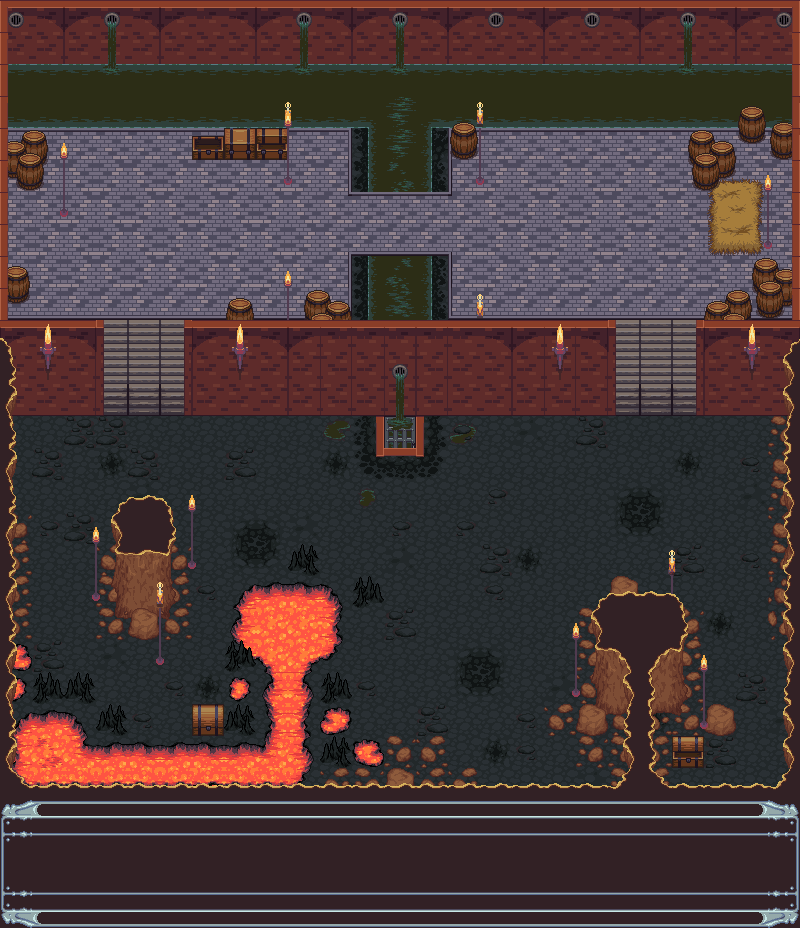

Rendered tile map (Tiled .tmx) drawn with the repository's tilesets; below, a short description and the map source with its tile grids summarised:
An orthogonal 25x29 tile map with 32x32 px tiles, 10 tile layers (Tile Layer 1, Tile Layer 8, Tile Layer 6, Tile Layer 9, ...), 12 tilesets.

<map version="1.4" tiledversion="1.4.2" orientation="orthogonal" renderorder="right-down" width="25" height="29" tilewidth="32" tileheight="32" infinite="0" nextlayerid="11" nextobjectid="1">
 <tileset firstgid="1" source="basalt.tsx" />
 <tileset firstgid="19" source="stairs.tsx" />
 <tileset firstgid="39" source="walls.tsx" />
 <tileset firstgid="57" source="lava.tsx" />
 <tileset firstgid="75" source="torches.tsx" />
 <tileset firstgid="95" source="mountains.tsx" />
 <tileset firstgid="203" source="dungeon.tsx" />
 <tileset firstgid="307" source="brackish.tsx" />
 <tileset firstgid="325" source="house.tsx" />
 <tileset firstgid="388" source="barrel.tsx" />
 <tileset firstgid="396" source="chests.tsx" />
 <tileset firstgid="402" source="frame.tsx" />
 <layer id="1" name="Tile Layer 1" width="25" height="29">
  <data>[725 cells, 622 non-empty, 18 distinct tile ids]</data>
 </layer>
 <layer id="8" name="Tile Layer 8" width="25" height="29">
  <data>[725 cells, 8 non-empty, 8 distinct tile ids]</data>
 </layer>
 <layer id="6" name="Tile Layer 6" width="25" height="29">
  <data>[725 cells, 100 non-empty, 31 distinct tile ids]</data>
 </layer>
 <layer id="9" name="Tile Layer 9" width="25" height="29">
  <data>[725 cells, 6 non-empty, 6 distinct tile ids]</data>
 </layer>
 <layer id="3" name="Tile Layer 3" width="25" height="29">
  <data>[725 cells, 162 non-empty, 43 distinct tile ids]</data>
 </layer>
 <layer id="2" name="Tile Layer 2" width="25" height="29">
  <data>[725 cells, 223 non-empty, 61 distinct tile ids]</data>
 </layer>
 <layer id="7" name="Tile Layer 7" width="25" height="29">
  <data>[725 cells, 4 non-empty, 4 distinct tile ids]</data>
 </layer>
 <layer id="4" name="Tile Layer 4" width="25" height="29">
  <data>[725 cells, 67 non-empty, 29 distinct tile ids]</data>
 </layer>
 <layer id="5" name="Tile Layer 5" width="25" height="29">
  <data>[725 cells, 191 non-empty, 31 distinct tile ids]</data>
 </layer>
 <layer id="10" name="Tile Layer 10" width="25" height="29">
  <data>[725 cells, 100 non-empty, 12 distinct tile ids]</data>
 </layer>
</map>
